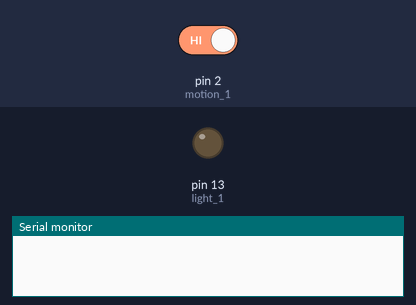
Simulated run of this sketch. Board: Arduino Uno, built with avr-gcc and run on an emulated ATmega328P. Parts: output pins drawn as LEDs (lit = HIGH), the last lines printed to the serial monitor. The inputs (shaded band) are chosen by the test bench; at power-on: pin 2 (motion_1) HIGH.

Above: at 3.8 s.
3.9 s: pin 2 (motion_1) driven LOW
At 4.4 s:
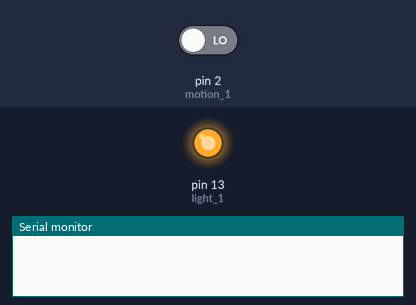
6.5 s: pin 2 (motion_1) driven HIGH
At 7.4 s:
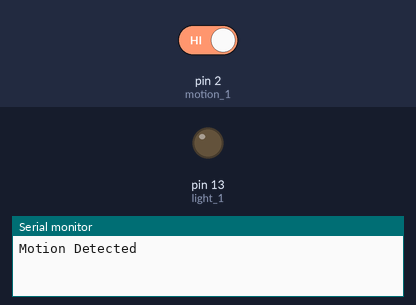
Timing chart, 0 to 9.5 s (numbered marks = the images above; inputs shaded):
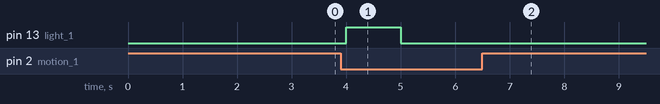

The sketch:

firstPIR_sketch.ino
```cpp
int motion_1 = 2;
int light_1 = 13;
void setup(){
  Serial.begin(9600);
  pinMode (motion_1,INPUT);
  pinMode (light_1, OUTPUT);
}

void loop (){
  digitalWrite (light_1,LOW);
  delay(1000); //this delay is to let the sensor settle down before taking a reading
  int sensor_1 = digitalRead(motion_1);
  if (sensor_1 == LOW){
    digitalWrite(light_1,HIGH);
    delay(1000);
    digitalWrite(light_1,LOW);
    delay(1000);
  }
  if (sensor_1 == LOW){
    Serial.println("Motion Detected");
    delay(2000);

   }
}
```

Measured:
- after the input at 3.9 s, pin 13 (light_1): LOW → HIGH after 0.10 s, → LOW 1.0 s later
- after the input at 6.5 s, pin 13 (light_1): stays LOW (without the input it goes to HIGH after 2.5 s)
